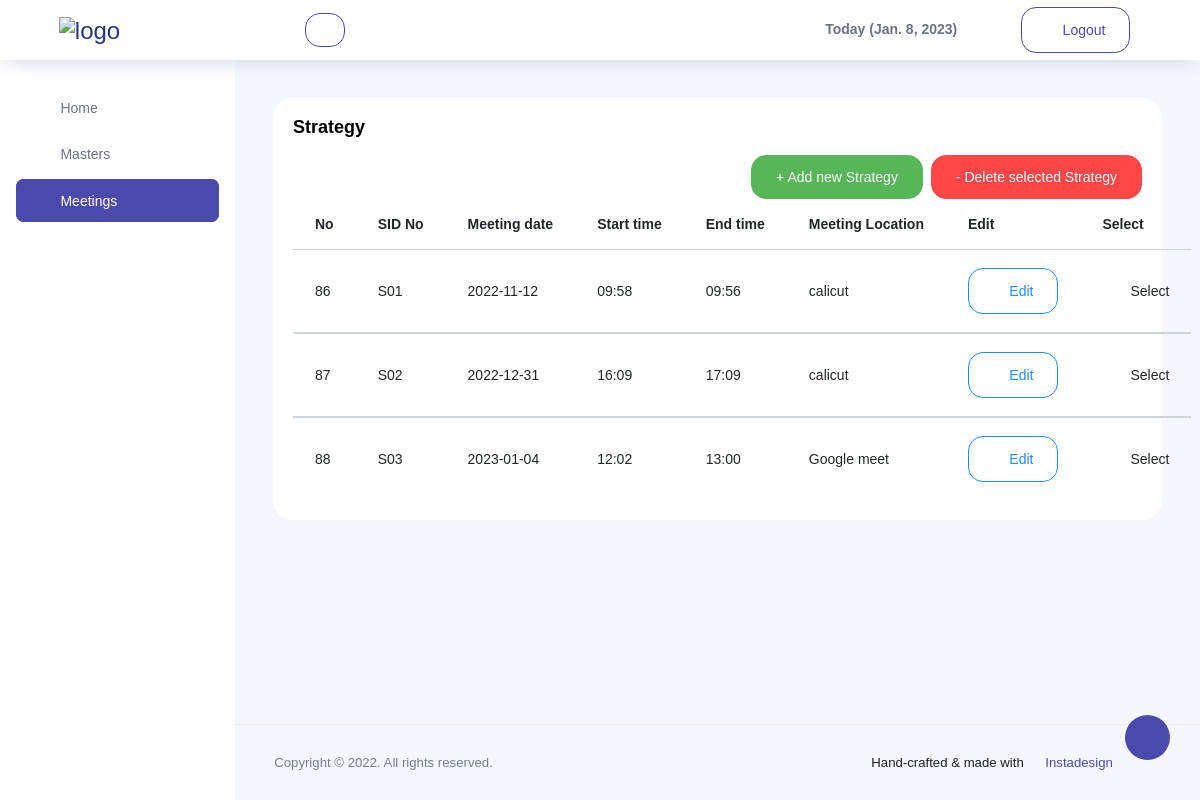
The page /strategy/ (signed in) on the database its author committed.
### todo/models.py (models this page shows, shortened)
class Strategy(models.Model):
    class Meta:
        verbose_name ='Strategy'
        verbose_name_plural = "Strategys"
    sid=models.CharField(max_length=10,null=False,blank=False)
    stime=models.CharField(max_length=10, null=True,blank=True)
    etime=models.CharField(max_length=10, null=True,blank=True)
    sdate=models.CharField(max_length=20,null=True,blank=True)
    day=models.CharField(max_length=20, null=True,blank=False)
    fdate=models.CharField(max_length=20,null=True,blank=True)
    location=models.CharField(max_length=200, null=True,blank=True)

### todo/views.py (the view, shortened to what this page needs)
# urls.py: path('strategy/',strategy,name='strat'),
@login_required(login_url='login')
def strategy(request):
    tday = datetime.date.today()
    if request.method =='GET':
        stg=Strategy.objects.all()
        ln=len(stg)
        if ln<1:
            print(ln)
            ln=f'S{0}{1}'
            stg=Strategy.objects.all()
            context={'stg':stg,'ln':ln,'tday':tday}
            return render(request,'strategy.html',context)
        else:
            print(ln)
            ln=f'S{0}{ln+1}'
            stg=Strategy.objects.order_by('sdate')
            context={'stg':stg,'ln':ln,'tday':tday}
            return render(request,'strategy.html',context)

### todo/templates/strategy.html (shortened to what this page needs)
{%extends 'index.html'%}
{%block mainpanel%}
{%load static%}
<nav class="sidebar sidebar-offcanvas" id="sidebar">
  <ul class="nav">
    <li class="nav-item">
      <a class="nav-link" href="{% url 'ind' %}">
        <i class="mdi mdi-home-variant  menu-icon"></i>
        <span class="menu-title">Home</span>
      </a>
    </li>
    <li class="nav-item">
      <a class="nav-link" data-toggle="collapse" href="#ui-basic" aria-expanded="false" aria-controls="ui-basic">
        <i class="icon-layout menu-icon"></i>
        <span class="menu-title">Masters</span>
        <i class="menu-arrow"></i>
      </a>
    </li>
    <li class="nav-item active">
      <a class="nav-link" data-toggle="collapse" href="#ui-basic1" aria-expanded="false" aria-controls="ui-basic">
        <i class="icon-layout menu-icon"></i>
        <span class="menu-title">Meetings</span>
        <i class="menu-arrow"></i>
      </a>
    </li>
  </ul>
</nav>
<div class="main-panel">
  <div class="content-wrapper">
    <div class="row">
      <div class="col-12 grid-margin stretch-card">
        <div class="card">
          <div class="card-body">
            <h4 class="card-title">Strategy</h4>
            <form method="POST">
            <div class="d-flex justify-content-end"><a href="" data-toggle="modal" data-target="#exampleModalCenter" class="btn btn-success">+ Add new Strategy</a>
              <button type="submit" name="button1" value="del" class="btn btn-danger ml-2">- Delete selected Strategy</button></div>
            <div>
              <table class="table table-hover">
                <thead>
                  <tr>
                    <th>No</th>
                    <th>SID No</th>
                    <th>Meeting date</th>
                    <th>Start time</th>
                    <th>End time</th>
                    <th>Meeting Location</th>
                    <th>Edit</th>
                    <th>Select</th>
                  </tr>
                </thead>
                {%if stg %}
                {% for i in stg %}
                <tbody>
                  <tr>
                    <td>{{i.id}}</td>
                    <td>{{i.sid}}</td>
                    <td>{{i.sdate}}</td>
                    <td>{{i.stime}}</td>
                    <td>{{i.etime}}</td>
                    <td>{{i.location}}</td>
                    <td><a class="btn btn-outline-info" href="{% url 'addstg' i.id %}"><i class="ti-pencil-alt"></i> Edit</a></td>
                    <td>
                      <div class="form-check">
                        <label class="form-check-label">
                          Select
                        </label>
                      </div>
                    </td>
                  </tr>
                </tbody>
                {% endfor %}
                {%endif%}
              </table>
            </div>
            </form>
          </div>
        </div>
      </div>
    </div>
  </div>
  {%endblock mainpanel%}

### todo/templates/index.html (shortened to what this page needs)
<!DOCTYPE html>
<html lang="en">
{%load static%}
<head>
  <link rel="stylesheet" href="{%static 'assets/vendors/feather/feather.css' %}">
  <link rel="stylesheet" href="{%static 'assets/vendors/ti-icons/css/themify-icons.css' %}">
  <link rel="stylesheet" href="{%static 'assets/vendors/css/vendor.bundle.base.css' %}">
  <link rel="stylesheet" href="{%static 'assets/vendors/datatables.net-bs4/dataTables.bootstrap4.css' %}">
  <link rel="stylesheet" href="{%static 'assets/vendors/ti-icons/css/themify-icons.css' %}">
  <link rel="stylesheet" href="{%static 'assets/vendors/mdi/css/materialdesignicons.min.css' %}">
  <link rel="stylesheet" type="text/css" href="{%static 'assets/js/select.dataTables.min.css' %}">
  <link rel="stylesheet" href="{%static 'assets/css/vertical-layout-light/style.css' %}">
</head>
<body>
  <div class="container-scroller">
    <nav class="navbar col-lg-12 col-12 p-0 fixed-top d-flex flex-row">
      <div class="text-center navbar-brand-wrapper d-flex align-items-center justify-content-center">
        <a class="navbar-brand brand-logo mr-5" href="index.html"><img src="{%static 'assets/images/aklogo.png' %}" class="mr-2" alt="logo"/></a>
      </div>
      <div class="navbar-menu-wrapper d-flex align-items-center justify-content-end">
        <button class="navbar-toggler navbar-toggler align-self-center" type="button" data-toggle="minimize">
          <span class="icon-menu"></span>
        </button>
        <button class="ml-3 btn btn-outline-primary btn-sm" id="back" onclick="goBack()"><i class="mdi mdi-arrow-left"></i></button>
        <ul class="navbar-nav navbar-nav-right">
          <li class="nav-item font-weight-bolder mr-5">
            Today ({{tday}})
          </li>
          <li class="nav-item">
            <a class="btn btn-outline-primary" href="{% url 'log' %}">
              <i class="ti-power-off"></i>
              Logout
            </a>
          </li>
          <li class="nav-item nav-settings d-none d-lg-flex">
            <a class="nav-link" href="#">
              <i class="icon-ellipsis"></i>
            </a>
          </li>
        </ul>
      </div>
    </nav>
    <div class="container-fluid page-body-wrapper">
      <div class="theme-setting-wrapper">
        <div id="settings-trigger"><i class="ti-settings"></i></div>
      </div>
      {%block mainpanel%}{%endblock%}
        <footer class="footer">
          <div class="d-sm-flex justify-content-center justify-content-sm-between">
            <span class="text-muted text-center text-sm-left d-block d-sm-inline-block">Copyright © 2022.
              All rights reserved.</span>
            <span class="float-none float-sm-right d-block mt-1 mt-sm-0 text-center mr-5">Hand-crafted & made with <i
                class="ti-heart text-danger ml-1"></i><a target="_blank" href="https://instadesign.in"> Instadesign</a></span>
          </div>
        </footer>
      </div>
    </div>
  </div>
</body>
</html>

### rows shown on the page
Strategy: id "86", sid "S01", sdate "2022-11-12", stime "09:58", etime "09:56", location "calicut"
Strategy: id "87", sid "S02", sdate "2022-12-31", stime "16:09", etime "17:09", location "calicut"
Strategy: id "88", sid "S03", sdate "2023-01-04", stime "12:02", etime "13:00", location "Google meet"

### other values the page prints
{{ tday }} "Jan. 8, 2023"
